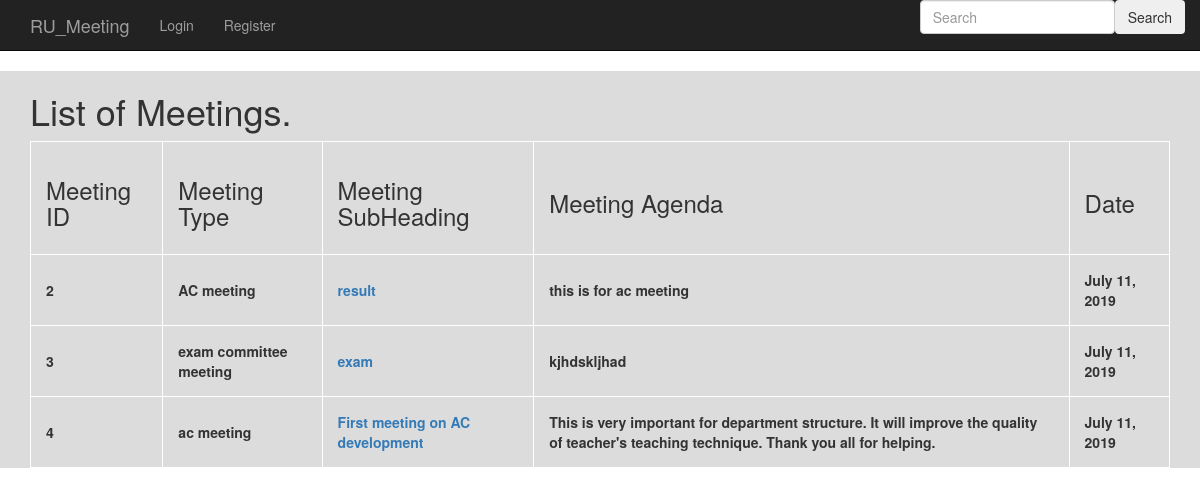
Before: /meeting_app/ with the older database file.
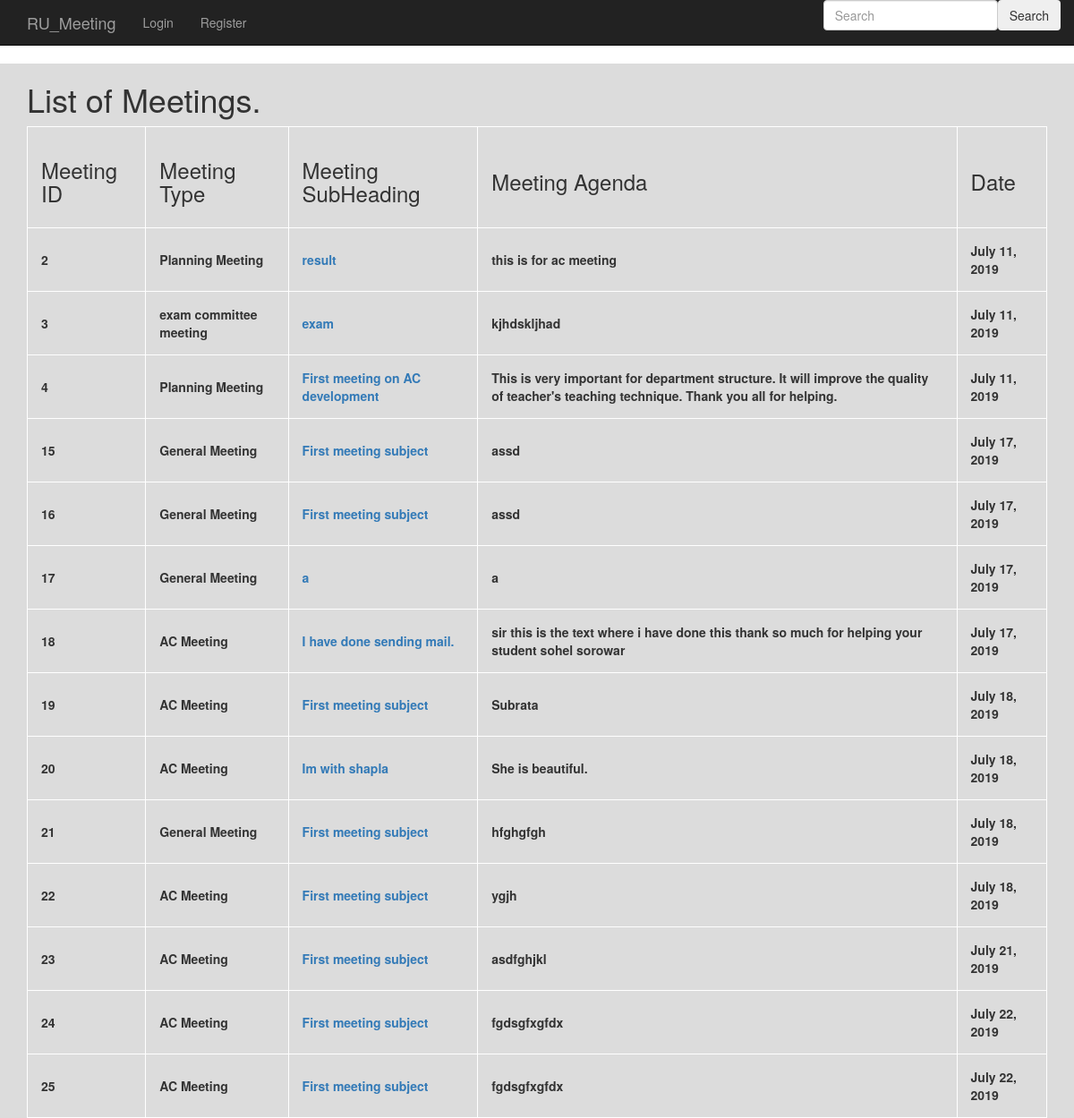
After: the same page with the newer database file.
### meeting_app/models.py (models this page shows, shortened)
class Create_Meeting(models.Model):
    meeting_id = models.AutoField(primary_key=True)
    meeting_name= models.CharField(max_length=256, choices=CHOICES, default='General Meeting')
    meeting_sub= models.CharField(max_length=256)
    meeting_text= models.TextField(max_length=500)
    date = models.DateField(default=datetime.now)

### meeting_app/views.py (the view)
class Create_MeetingListView(ListView):
    context_object_name = 'create_meetings'
    model = models.Create_Meeting

### templates/meeting_app/create_meeting_list.html (shortened to what this page needs)
{% extends 'meeting_app/base.html' %}
{% block body_block %}
<div class="mask rgba-gradient align-items-center" style=" background-color:#DCDCDC;">
<div class="container" >
<div class="jumbtron">
<h1>List of Meetings.</h1>
  <table style="width:100%">
  <tr>
    <th> <h3>Meeting ID</h3>  </th>
    <th><h3>Meeting Type</h3>  </th>
    <th><h3>Meeting SubHeading</h3>  </th>
    <th><h3>Meeting Agenda</h3>  </th>
    <th><h3>Date</h3>  </th>
  </tr>
  {% for create_meeting in create_meetings %}
  <tr>
    <th> {{create_meeting.meeting_id }}</th>
    <th> {{ create_meeting.meeting_name }}</th>
    <th> <a href="{{create_meeting.meeting_id}}">{{ create_meeting.meeting_sub }}</a></th>
    <th> {{ create_meeting.meeting_text }}</th>
    <th> {{ create_meeting.date }}</th>
  </tr>
  {% endfor %}
  </table>
</div>
</div>
</div>
{% endblock %}

Changed rows visible on the page:
changed Create_Meeting "result": meeting_name "AC meeting" → "Planning Meeting"
changed Create_Meeting "First meeting on AC development": meeting_name "ac meeting" → "Planning Meeting"
added Create_Meeting: meeting_id "15", meeting_name "General Meeting", meeting_sub "First meeting subject", meeting_text "assd", date "July 17, 2019"
added Create_Meeting: meeting_id "16", meeting_name "General Meeting", meeting_sub "First meeting subject", meeting_text "assd", date "July 17, 2019"
added Create_Meeting: meeting_id "17", meeting_name "General Meeting", meeting_sub "a", meeting_text "a", date "July 17, 2019"
added Create_Meeting: meeting_id "18", meeting_name "AC Meeting", meeting_sub "I have done sending mail.", meeting_text "sir this is the text where i have done this thank so much for helping your student sohel sorowar", date "July 17, 2019"
added Create_Meeting: meeting_id "19", meeting_name "AC Meeting", meeting_sub "First meeting subject", meeting_text "Subrata", date "July 18, 2019"
added Create_Meeting: meeting_id "20", meeting_name "AC Meeting", meeting_sub "Im with shapla", meeting_text "She is beautiful.", date "July 18, 2019"
added Create_Meeting: meeting_id "21", meeting_name "General Meeting", meeting_sub "First meeting subject", meeting_text "hfghgfgh", date "July 18, 2019"
added Create_Meeting: meeting_id "22", meeting_name "AC Meeting", meeting_sub "First meeting subject", meeting_text "ygjh", date "July 18, 2019"
added Create_Meeting: meeting_id "23", meeting_name "AC Meeting", meeting_sub "First meeting subject", meeting_text "asdfghjkl", date "July 21, 2019"
added Create_Meeting: meeting_id "24", meeting_name "AC Meeting", meeting_sub "First meeting subject", meeting_text "fgdsgfxgfdx", date "July 22, 2019"
added Create_Meeting: meeting_id "25", meeting_name "AC Meeting", meeting_sub "First meeting subject", meeting_text "fgdsgfxgfdx", date "July 22, 2019"
